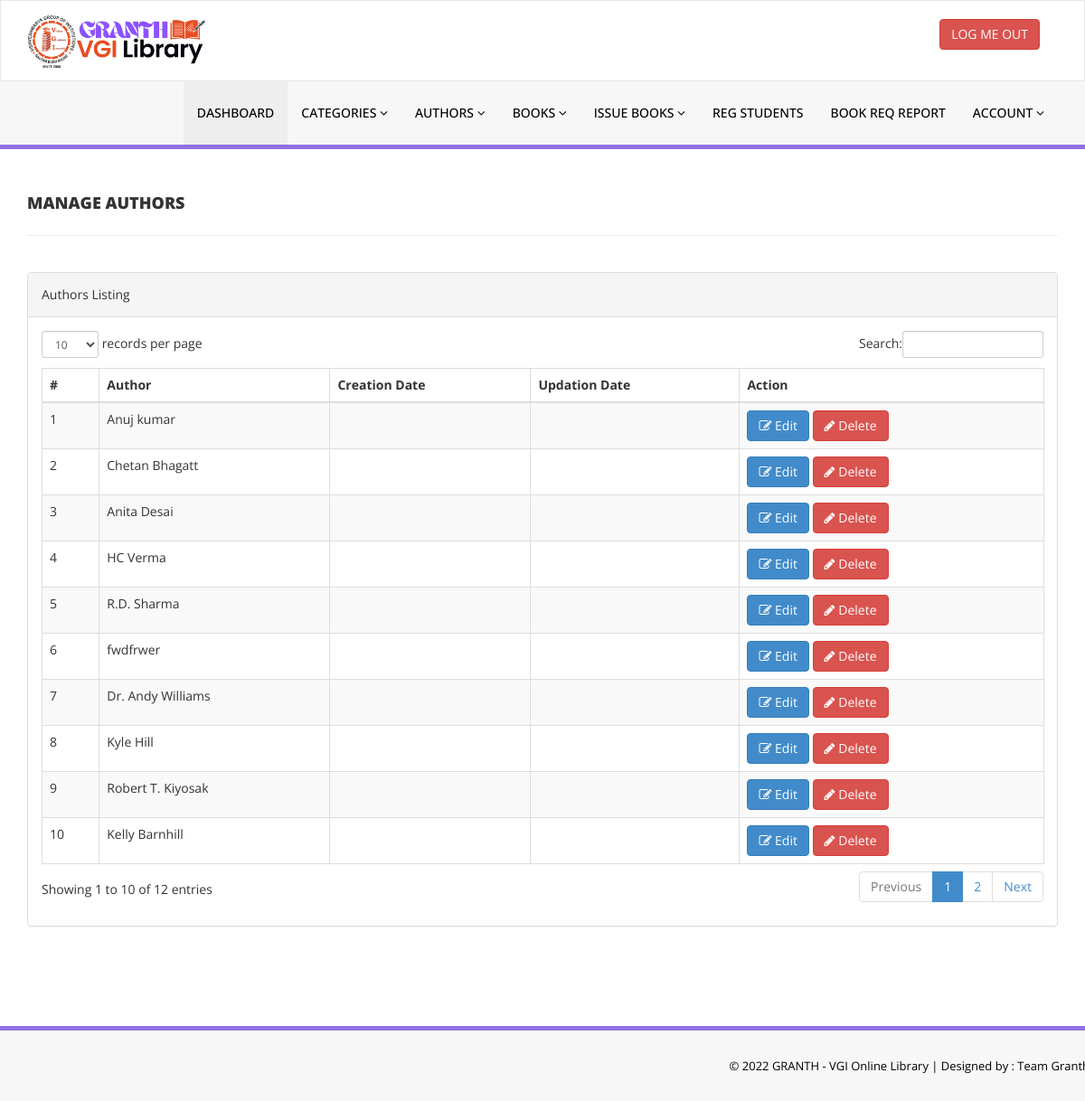
Page /library/admin/manage-authors.php (signed in) on the committed database.
### tables this page shows
CREATE TABLE `tblauthors` (
  `id` int(11) NOT NULL,
  `AuthorName` varchar(159) DEFAULT NULL,
  `catid` int(4) UNSIGNED DEFAULT NULL,
  `lastmodified` datetime DEFAULT NULL
);

### library/admin/manage-authors.php (the view, shortened to what this page needs)
<?php
include('includes/config.php');
if(strlen($_SESSION['login'])==0)
    {
header('location:http://localhost/Library/library/homepage/index.php');
}
else{
    ?>
<!DOCTYPE html>
<html xmlns="http://www.w3.org/1999/xhtml">
<head>
    <link href="assets/css/bootstrap.css" rel="stylesheet" />
    <link href="assets/css/font-awesome.css" rel="stylesheet" />
    <link href="assets/js/dataTables/dataTables.bootstrap.css" rel="stylesheet" />
    <link href="assets/css/style.css" rel="stylesheet" />
</head>
<body>
<?php include('includes/header.php');?>
    <div class="content-wrapper">
         <div class="container">
        <div class="row pad-botm">
            <div class="col-md-12">
                <h4 class="header-line">Manage Authors</h4>
    </div>
     <div class="row">
</div>
        </div>
            <div class="row">
                <div class="col-md-12">
                    <div class="panel panel-default">
                        <div class="panel-heading">
                           Authors Listing
                        </div>
                        <div class="panel-body">
                            <div class="table-responsive">
                                <table class="table table-striped table-bordered table-hover" id="dataTables-example">
                                    <thead>
                                        <tr>
                                            <th>#</th>
                                            <th>Author</th>
                                            <th>Creation Date</th>
                                            <th>Updation Date</th>
                                            <th>Action</th>
                                        </tr>
                                    </thead>
                                    <tbody>
<?php $sql = "SELECT * from  tblauthors";
$query = $dbh -> prepare($sql);
$query->execute();
$results=$query->fetchAll(PDO::FETCH_OBJ);
$cnt=1;
if($query->rowCount() > 0)
{
foreach($results as $result)
{               ?>
                                        <tr class="odd gradeX">
                                            <td class="center"><?php echo htmlentities($cnt);?></td>
                                            <td class="center"><?php echo htmlentities($result->AuthorName);?></td>
                                            <td class="center"><?php echo htmlentities($result->creationDate);?></td>
                                            <td class="center"><?php echo htmlentities($result->UpdationDate);?></td>
                                            <td class="center">
                                            <a href="edit-author.php?athrid=<?php echo htmlentities($result->id);?>"><button class="btn btn-primary"><i class="fa fa-edit "></i> Edit</button>
                                          <a href="manage-authors.php?del=<?php echo htmlentities($result->id);?>" onclick="return confirm('Are you sure you want to delete?');"" >  <button class="btn btn-danger"><i class="fa fa-pencil"></i> Delete</button>
                                            </td>
                                        </tr>
 <?php $cnt=$cnt+1;}} ?>
                                    </tbody>
                                </table>
                            </div>
                        </div>
                    </div>
                </div>
            </div>
    </div>
    </div>
  <?php include('includes/footer.php');?>
</body>
</html>
<?php } ?>

### library/admin/assets/css/style.css (style rules this page uses)
.content-wrapper { margin-top: 40px; min-height:800px; padding-bottom:90px; }
.header-line { font-weight:900; padding-bottom:25px; border-bottom:1px solid #eeeeee; text-transform:uppercase; }
.pad-botm { padding-bottom:30px; }

### rows in the picture
tblauthors: AuthorName "Anuj kumar"
tblauthors: AuthorName "Chetan Bhagatt"
tblauthors: AuthorName "Anita Desai"
tblauthors: AuthorName "HC Verma"
tblauthors: AuthorName "R.D. Sharma"
tblauthors: AuthorName "fwdfrwer"
tblauthors: AuthorName "Dr. Andy Williams"
tblauthors: AuthorName "Kyle Hill"
tblauthors: AuthorName "Robert T. Kiyosak"
tblauthors: AuthorName "Kelly Barnhill"
